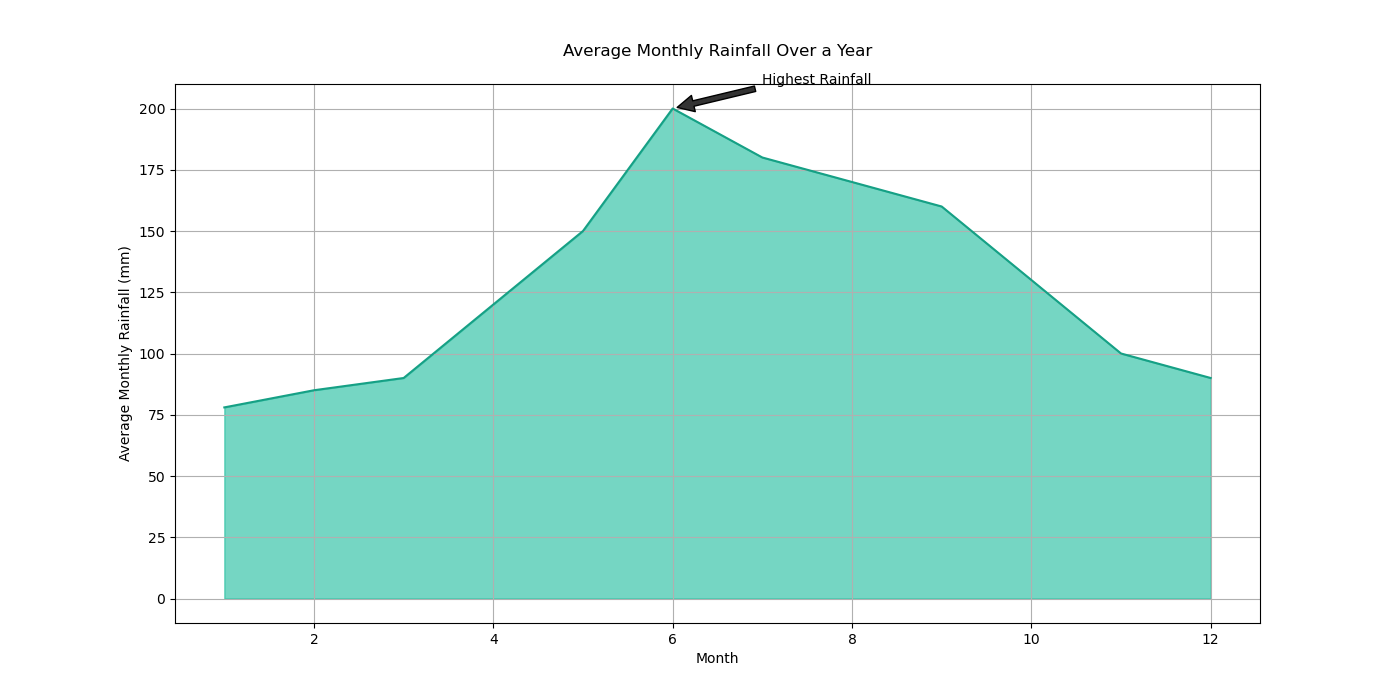

Reproduce this figure in Python.

import matplotlib.pyplot as plt
import pandas as pd
from io import StringIO

data = StringIO("""
Month,Average Monthly Rainfall (mm)
1,78
2,85
3,90
4,120
5,150
6,200
7,180
8,170
9,160
10,130
11,100
12,90
""")

df = pd.read_csv(data)

plt.figure(figsize=(14, 7))
plt.fill_between(df['Month'], df['Average Monthly Rainfall (mm)'], color="#1abc9c", alpha=0.6)
plt.plot(df['Month'], df['Average Monthly Rainfall (mm)'], color="#16a085")

plt.title('Average Monthly Rainfall Over a Year', pad=20)
plt.xlabel('Month')
plt.ylabel('Average Monthly Rainfall (mm)')

max_rainfall_month = df['Average Monthly Rainfall (mm)'].idxmax()
plt.annotate('Highest Rainfall', xy=(df.iloc[max_rainfall_month, 0], df.iloc[max_rainfall_month, 1]), 
             xytext=(df.iloc[max_rainfall_month, 0]+1, df.iloc[max_rainfall_month, 1]+10),
             arrowprops=dict(facecolor='#333333', shrink=0.05))

plt.grid(True)

plt.show()
